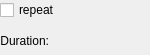
<?xml version="1.0" encoding="UTF-8"?>
<ui version="4.0">
 <class>SensorTimeConfiguration</class>
 <widget class="QWidget" name="SensorTimeConfiguration">
  <property name="geometry">
   <rect>
    <x>0</x>
    <y>0</y>
    <width>150</width>
    <height>55</height>
   </rect>
  </property>
  <property name="sizePolicy">
   <sizepolicy hsizetype="Preferred" vsizetype="Preferred">
    <horstretch>0</horstretch>
    <verstretch>0</verstretch>
   </sizepolicy>
  </property>
  <layout class="QVBoxLayout">
   <property name="leftMargin">
    <number>0</number>
   </property>
   <property name="topMargin">
    <number>0</number>
   </property>
   <property name="rightMargin">
    <number>0</number>
   </property>
   <property name="bottomMargin">
    <number>0</number>
   </property>
   <item>
    <widget class="QCheckBox" name="checkBoxRepeat">
     <property name="text">
      <string>repeat</string>
     </property>
    </widget>
   </item>
   <item>
    <layout class="QHBoxLayout">
     <item>
      <widget class="QLabel" name="label_2">
       <property name="sizePolicy">
        <sizepolicy hsizetype="Minimum" vsizetype="Preferred">
         <horstretch>0</horstretch>
         <verstretch>0</verstretch>
        </sizepolicy>
       </property>
       <property name="text">
        <string>Duration:</string>
       </property>
       <property name="alignment">
        <set>Qt::AlignRight|Qt::AlignTrailing|Qt::AlignVCenter</set>
       </property>
      </widget>
     </item>
     <item>
      <widget class="KisDoubleSliderSpinBox" name="spinBoxDuration" native="true">
       <property name="sizePolicy">
        <sizepolicy hsizetype="MinimumExpanding" vsizetype="Preferred">
         <horstretch>0</horstretch>
         <verstretch>0</verstretch>
        </sizepolicy>
       </property>
       <property name="minimum" stdset="0">
        <number>0</number>
       </property>
       <property name="maximum" stdset="0">
        <number>10</number>
       </property>
       <property name="value" stdset="0">
        <number>2</number>
       </property>
      </widget>
     </item>
    </layout>
   </item>
  </layout>
 </widget>
 <customwidgets>
  <customwidget>
   <class>KisDoubleSliderSpinBox</class>
   <extends>QWidget</extends>
   <header>kis_slider_spin_box.h</header>
   <container>1</container>
  </customwidget>
 </customwidgets>
 <resources/>
 <connections/>
</ui>
